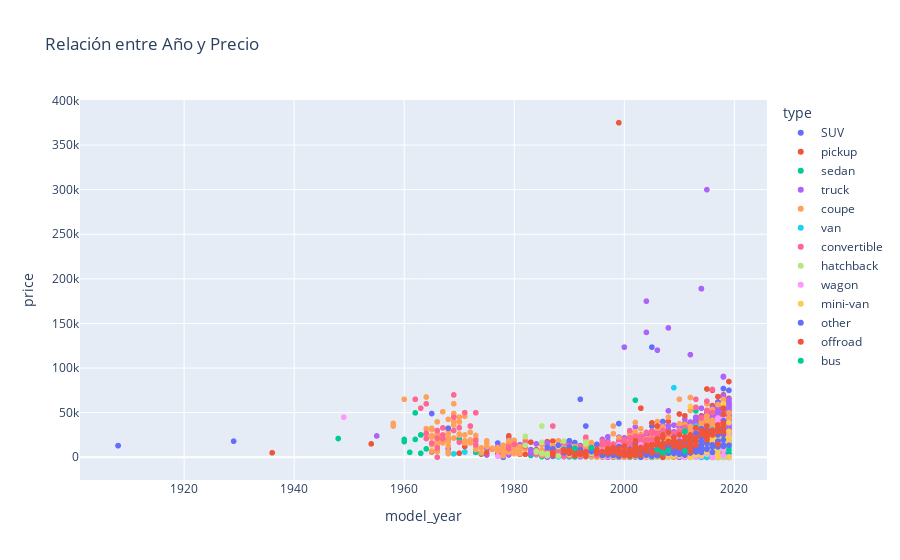

Notebook source saved alongside this figure:
### Code cell
fig = px.scatter(df, x="model_year", y="price", color="type", title="Relación entre Año y Precio")
fig.show()

### Figure 1 — Plotly figure (JSON) as saved in the notebook; plotly's stock layout.template omitted (floating-point values rounded to 4 significant figures; data arrays with more than 128 entries replaced by an {"elided": "..."} marker saying what was removed)
{"data": [{"hovertemplate": "type=SUV<br>model_year=%{x}<br>price=%{y}<extra></extra>", "legendgroup": "SUV", "marker": {"color": "#636efa", "symbol": "circle"}, "mode": "markers", "name": "SUV", "showlegend": true, "type": "scattergl", "x": {"elided": "12405 float values"}, "xaxis": "x", "y": {"elided": "12405 int values"}, "yaxis": "y"}, {"hovertemplate": "type=pickup<br>model_year=%{x}<br>price=%{y}<extra></extra>", "legendgroup": "pickup", "marker": {"color": "#EF553B", "symbol": "circle"}, "mode": "markers", "name": "pickup", "showlegend": true, "type": "scattergl", "x": {"elided": "6988 float values"}, "xaxis": "x", "y": {"elided": "6988 int values"}, "yaxis": "y"}, {"hovertemplate": "type=sedan<br>model_year=%{x}<br>price=%{y}<extra></extra>", "legendgroup": "sedan", "marker": {"color": "#00cc96", "symbol": "circle"}, "mode": "markers", "name": "sedan", "showlegend": true, "type": "scattergl", "x": {"elided": "12154 float values"}, "xaxis": "x", "y": {"elided": "12154 int values"}, "yaxis": "y"}, {"hovertemplate": "type=truck<br>model_year=%{x}<br>price=%{y}<extra></extra>", "legendgroup": "truck", "marker": {"color": "#ab63fa", "symbol": "circle"}, "mode": "markers", "name": "truck", "showlegend": true, "type": "scattergl", "x": {"elided": "12353 float values"}, "xaxis": "x", "y": {"elided": "12353 int values"}, "yaxis": "y"}, {"hovertemplate": "type=coupe<br>model_year=%{x}<br>price=%{y}<extra></extra>", "legendgroup": "coupe", "marker": {"color": "#FFA15A", "symbol": "circle"}, "mode": "markers", "name": "coupe", "showlegend": true, "type": "scattergl", "x": {"elided": "2303 float values"}, "xaxis": "x", "y": {"elided": "2303 int values"}, "yaxis": "y"}, {"hovertemplate": "type=van<br>model_year=%{x}<br>price=%{y}<extra></extra>", "legendgroup": "van", "marker": {"color": "#19d3f3", "symbol": "circle"}, "mode": "markers", "name": "van", "showlegend": true, "type": "scattergl", "x": {"elided": "633 float values"}, "xaxis": "x", "y": {"elided": "633 int values"}, "yaxis": "y"}, {"hovertemplate": "type=convertible<br>model_year=%{x}<br>price=%{y}<extra></extra>", "legendgroup": "convertible", "marker": {"color": "#FF6692", "symbol": "circle"}, "mode": "markers", "name": "convertible", "showlegend": true, "type": "scattergl", "x": {"elided": "446 float values"}, "xaxis": "x", "y": {"elided": "446 int values"}, "yaxis": "y"}, {"hovertemplate": "type=hatchback<br>model_year=%{x}<br>price=%{y}<extra></extra>", "legendgroup": "hatchback", "marker": {"color": "#B6E880", "symbol": "circle"}, "mode": "markers", "name": "hatchback", "showlegend": true, "type": "scattergl", "x": {"elided": "1047 float values"}, "xaxis": "x", "y": {"elided": "1047 int values"}, "yaxis": "y"}, {"hovertemplate": "type=wagon<br>model_year=%{x}<br>price=%{y}<extra></extra>", "legendgroup": "wagon", "marker": {"color": "#FF97FF", "symbol": "circle"}, "mode": "markers", "name": "wagon", "showlegend": true, "type": "scattergl", "x": {"elided": "1541 float values"}, "xaxis": "x", "y": {"elided": "1541 int values"}, "yaxis": "y"}, {"hovertemplate": "type=mini-van<br>model_year=%{x}<br>price=%{y}<extra></extra>", "legendgroup": "mini-van", "marker": {"color": "#FECB52", "symbol": "circle"}, "mode": "markers", "name": "mini-van", "showlegend": true, "type": "scattergl", "x": {"elided": "1161 float values"}, "xaxis": "x", "y": {"elided": "1161 int values"}, "yaxis": "y"}, {"hovertemplate": "type=other<br>model_year=%{x}<br>price=%{y}<extra></extra>", "legendgroup": "other", "marker": {"color": "#636efa", "symbol": "circle"}, "mode": "markers", "name": "other", "showlegend": true, "type": "scattergl", "x": {"elided": "256 float values"}, "xaxis": "x", "y": {"elided": "256 int values"}, "yaxis": "y"}, {"hovertemplate": "type=offroad<br>model_year=%{x}<br>price=%{y}<extra></extra>", "legendgroup": "offroad", "marker": {"color": "#EF553B", "symbol": "circle"}, "mode": "markers", "name": "offroad", "showlegend": true, "type": "scattergl", "x": {"elided": "214 float values"}, "xaxis": "x", "y": {"elided": "214 int values"}, "yaxis": "y"}, {"hovertemplate": "type=bus<br>model_year=%{x}<br>price=%{y}<extra></extra>", "legendgroup": "bus", "marker": {"color": "#00cc96", "symbol": "circle"}, "mode": "markers", "name": "bus", "showlegend": true, "type": "scattergl", "x": [1994.0, 2011.0, 1994.0, 2007.0, 2011.0, 2011.0, 2007.0, 2011.0, 2011.0, 2011.0, 2007.0, 2011.0, 2007.0, 2011.0, 2011.0, 2006.0, 2008.0, 2007.0, 1991.0, 2011.0, 2011.0, 2011.0, 2011.0, 2011.0], "xaxis": "x", "y": [10500, 28990, 10500, 4995, 28990, 28990, 4995, 28990, 28990, 28990, 4995, 28990, 4995, 28990, 6997, 7900, 7500, 4995, 10000, 6997, 6997, 28990, 28990, 28990], "yaxis": "y"}], "layout": {"legend": {"title": {"text": "type"}, "tracegroupgap": 0}, "title": {"text": "Relación entre Año y Precio"}, "xaxis": {"anchor": "y", "domain": [0, 1], "title": {"text": "model_year"}}, "yaxis": {"anchor": "x", "domain": [0, 1], "title": {"text": "price"}}}}
